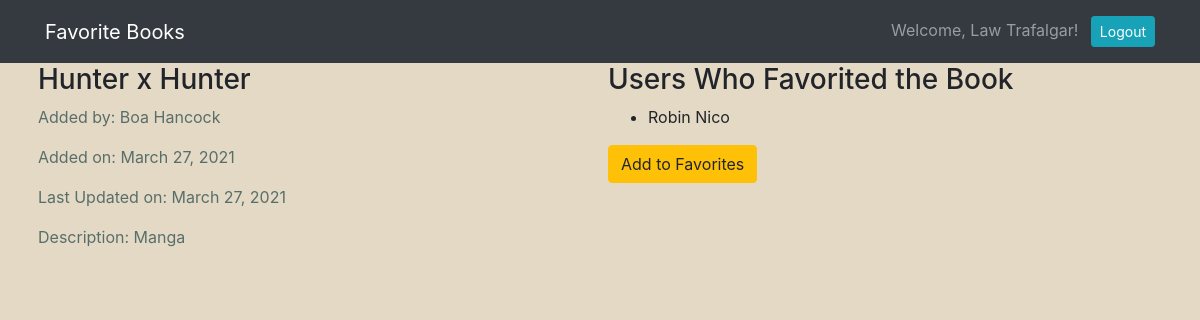
The app's page /books/3 (signed in) with its own data.
### books/models.py (models this page shows)
class User(models.Model):
    first_name = models.CharField(max_length=255)
    last_name = models.CharField(max_length=255)
    email = models.EmailField(unique=True)
    password = models.CharField(max_length=255)
    objects = UserManager()

class Book(models.Model):
    title = models.CharField(max_length=255)
    description = models.TextField()
    creator = models.ForeignKey(User, related_name="has_created_books", on_delete=models.CASCADE)
    favorited_by = models.ManyToManyField(User, related_name="favorited_books")
    created_at = models.DateField(auto_now_add=True)
    updated_at = models.DateField(auto_now=True)
    objects = BookManager()

### books/views.py (the view)
# urls.py: path("books/<int:user_id>", views.show_one),
def show_one(request, user_id):
    context = {
        'book': Book.objects.get(id=user_id),
        'the_user': User.objects.get(id=request.session['user_id']),
    }
    return render(request, "showone.html", context)

### books/templates/showone.html (shortened to what this page needs)
<!DOCTYPE html>
<html>
    <head>
        <link rel="stylesheet" href="https://stackpath.bootstrapcdn.com/bootstrap/4.5.0/css/bootstrap.min.css">
        {% load static %}
        <link rel="stylesheet" href="{% static '/style.css' %}">
    </head>
    <body>
        <nav class="navbar navbar-expand-lg navbar-dark bg-dark">
            <div class="container">
                <a class="navbar-brand" href="#">Favorite Books</a>
                <div class="collapse navbar-collapse" id="navbarText">
                    <span class="navbar-text">Welcome, {{the_user.first_name}} {{the_user.last_name}}! <a href="/logout" role="button" class="btn btn-sm btn-info ml-2 text-white">Logout</a>
                    </span>
                </div>
            </div>
        </nav>
        <div class="container">
            <div class="row">
                <div class="col-6 px-2">
                    <h3>{{book.title}}</h3>
                    <p>Added by: {{book.creator.first_name}} {{book.creator.last_name}}</p>
                    <p>Added on: {{book.created_at}}</p>
                    <p>Last Updated on: {{book.updated_at}}</p>
                    {% if book.creator.id != request.session.user_id %}
                    <p>Description: {{book.description}}</p>
                    {% endif %}
                </div>
                <div class="col-6 px-2">
                    <h3>Users Who Favorited the Book</h3>
                    <ul>
                        {% for fav in book.favorited_by.all %}
                        <li>{{fav.first_name}} {{fav.last_name}}</li>
                        {% endfor %}
                    </ul>
                    {% if the_user in book.favorited_by.all %}
                    <a href="/unfavorite/{{book.id}}" role="button" class="btn btn-danger">Remove From Favorites</a>
                    {% else %}
                    <a href="/favorite/{{book.id}}" role="button" class="btn btn-warning">Add to Favorites</a>
                    {% endif %}
                </div>
            </div>
        </div>
    </body>
</html>

### books/static/style.css (style rules this page uses)
body { background-color: #E4D9C5; }
.messages, p { font-weight: 50px; color: #586E6B; }

### records on screen
User: first_name "Law", last_name "Trafalgar"
Book: title "Hunter x Hunter", creator.first_name "Boa", creator.last_name "Hancock", created_at "March 27, 2021", updated_at "March 27, 2021", description "Manga"
User: first_name "Robin", last_name "Nico"
